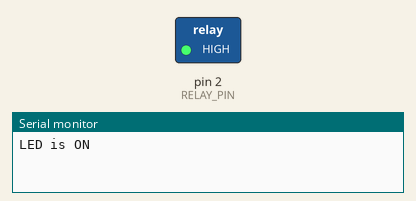
This sketch was run on a simulated Arduino Uno, built with avr-gcc and run on an emulated ATmega328P. Parts: switched loads named in the sketch (green lamp = pin HIGH), the last lines printed to the serial monitor.

Above: at 2.5 s.
At 7.5 s:
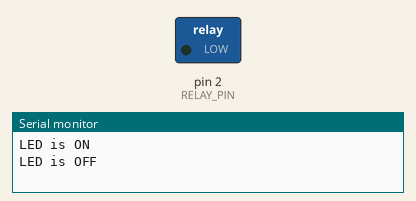
Timing chart, 0 to 13.0 s (numbered marks = the images above):
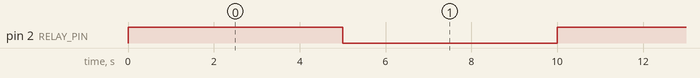

The sketch:

relay_test.ino
```cpp
// Pin Definition
#define RELAY_PIN 2 // GPIO pin connected to the relay control

void setup() {
    Serial.begin(115200);

    // Set the relay pin as an OUTPUT
    pinMode(RELAY_PIN, OUTPUT);
    digitalWrite(RELAY_PIN, LOW); // Initially turn off the relay (LED off)
}

void loop() {
    // Turn ON the relay to activate the LED
    digitalWrite(RELAY_PIN, HIGH);
    Serial.println("LED is ON");
    delay(5000); // Keep the LED ON for 5 seconds

    // Turn OFF the relay to deactivate the LED
    digitalWrite(RELAY_PIN, LOW);
    Serial.println("LED is OFF");
    delay(5000); // Keep the LED OFF for 5 seconds
}
```

Measured:
- by itself, pin 2 (RELAY_PIN): alternates HIGH for 5.0 s and LOW for 5.0 s
